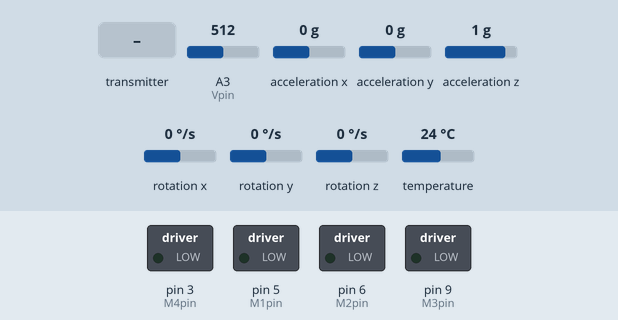
The sketch below on a simulated Arduino Uno, built with avr-gcc and run on an emulated ATmega328P. On the bench: switched loads named in the sketch (green lamp = pin HIGH). Inputs (shaded band) come from the test bench; at power-on: acceleration x 0 g, acceleration z 1 g, A3 (Vpin) = 512, acceleration y 0 g, rotation x 0 °/s, rotation y 0 °/s, rotation z 0 °/s, temperature 24 °C. No radio packets arrive unless stated.

Above: at 11.5 s.
11.6 s: the transmitter starts sending ThXval = 100
At 12.1 s:
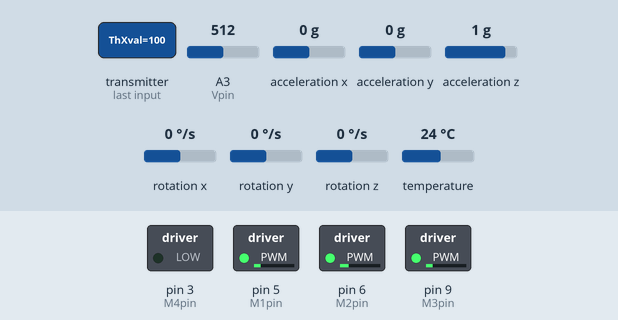
13.1 s: acceleration x set to -1.4 g
16.1 s: acceleration z set to 0.1 g
19.1 s: acceleration z set to -0.2 g
At 21.9 s:
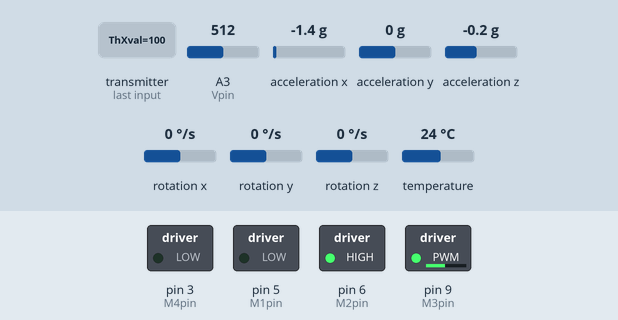
22.1 s: the transmitter starts sending RoXval = 100
At 23.4 s:
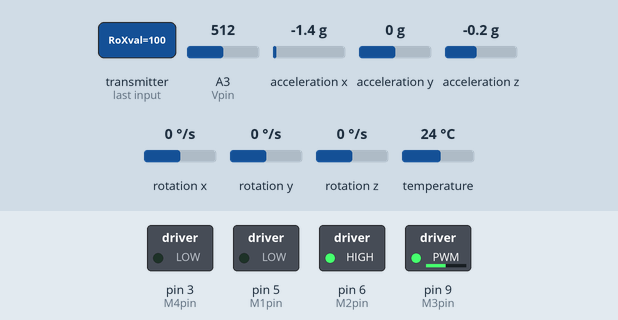
23.8 s: the transmitter starts sending ThYval = 100
At 24.7 s:
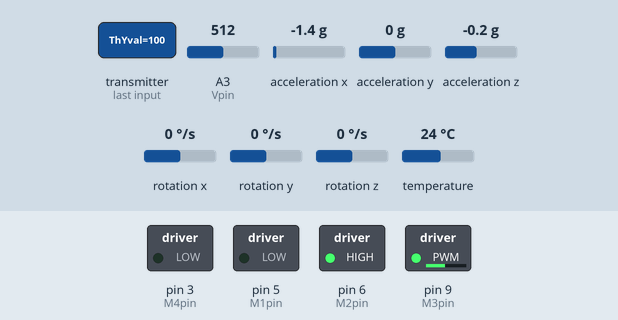
Timing chart, 0 to 26.3 s (numbered marks = the images above; inputs shaded):
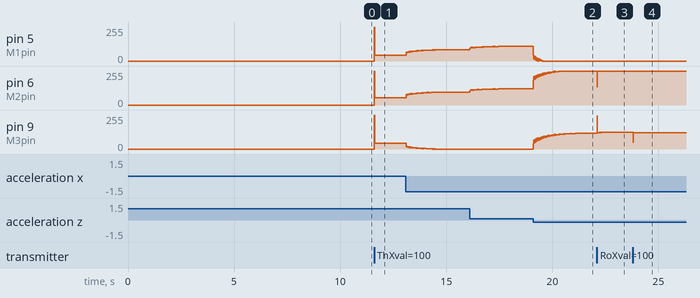

The sketch:

DRONEcode.ino
```cpp
#include <SPI.h>
#include <RF24.h>
#include <nRF24L01.h>
#include <Adafruit_MPU6050.h>
#include <Adafruit_Sensor.h>
#include <Wire.h>
#include <math.h>

// MOTORS PINS
int M1pin = 5;
int M2pin = 6;
int M3pin = 9;
int M4pin = 3;
int M1;
int M2;
int M3;
int M4;

// VOLTMETER
int Vpin = A3;

struct Volts {
  float Vin;
  float Vout;
  float Vp;
};

Volts Vdata;

float readBattery();

// setting up MPU
Adafruit_MPU6050 mpu;

sensors_event_t a, g, temp;

int RateCalibrationNum;
float RateCalibrationRoll = 0;
float RateCalibrationYaw = 0;
float RateCalibrationPitch = 0;
float RateRoll;
float RatePitch;
float RateYaw;
float DesiredRoll = 0;
float DesiredPitch = 0;
float DesiredYaw = 0;
float Throttle = 0;
float AngleRoll;
float AnglePitch;
float ErrorRoll;
float ErrorPitch;
float ErrorYaw;
float AccAngleRoll;
float AccAnglePitch;
float AccX;
float AccY;
float AccZ;
float Kp_Roll = 0.8;
float Kp_Pitch = 0.8;
float Kp_Yaw = 0.6;
float Kd_Roll = 0.25;
float Kd_Pitch = 0.25;
float Kd_Yaw = 0.15;
float RollCorrection;
float PitchCorrection;
float YawCorrection;
float PreviousErrorRoll = 0;
float PreviousErrorPitch = 0;
float PreviousErrorYaw = 0;
float D_Roll;
float D_Pitch;
float D_Yaw;

// data to receive
struct ControllerData {
  float ThXval;
  float ThYval;
  float RoXval;
  float RoYval;
};

ControllerData Cdata;

// TIME STEP
float dt = 0.004;
unsigned long previousTime = 0;

// FAILSAFE
unsigned long lastPacketTime = 0;
const unsigned long FAILSAFE_TIMEOUT = 500;
bool failsafe = false;

// setting up RADIO
int CE = 8;
int CSN = 7;

const byte addresses[][6] = {"00001", "00002"}; //00001 to receive Cdata and 00002 to transmit Vdata

RF24 radio(CE,CSN);

void setup() {
  //MOTOR PINS
  Serial.begin(9600);
  pinMode(M1pin,OUTPUT);
  pinMode(M2pin,OUTPUT);
  pinMode(M3pin,OUTPUT);
  pinMode(M4pin,OUTPUT);

  //VOLTMETER
  pinMode(Vpin,INPUT);

  //RADIO
  radio.begin();
  radio.openWritingPipe(addresses[1]); //transmitter
  radio.openReadingPipe(1,addresses[0]); //receiver
  radio.setPALevel(RF24_PA_MAX);

  //MPU
  mpu.begin();
  mpu.setAccelerometerRange(MPU6050_RANGE_2_G);
  mpu.setGyroRange(MPU6050_RANGE_500_DEG);
  mpu.setFilterBandwidth(MPU6050_BAND_21_HZ);

  //MPU CALIBRATION
  for (RateCalibrationNum=0; RateCalibrationNum<3000; RateCalibrationNum++) {
    mpu.getEvent(&a, &g, &temp);
    RateCalibrationRoll += (g.gyro.x*180.)/M_PI;
    RateCalibrationPitch += (g.gyro.y*180.)/M_PI;
    RateCalibrationYaw += (g.gyro.z*180.)/M_PI;
    delay(1);

  }
  RateCalibrationRoll /= 3000.;
  RateCalibrationPitch /= 3000.;
  RateCalibrationYaw /= 3000.;

}

void loop() {
  delay(1);

// VOLTMETER
  long sum = 0;
  for (int i = 0; i < 10; i++) {
    sum += analogRead(Vpin);
    delayMicroseconds(200);
  }
  Vdata.Vin = (sum / 10.0) * (5.0 / 1023.0);
  Vdata.Vp = (1000.0 / 9.0) * Vdata.Vin - (1100.0 / 3.0);

// RADIO
radio.stopListening();
radio.write(&Vdata, sizeof(Vdata));

radio.startListening();

bool gotPacket = false;
unsigned long started = millis();

  while (millis() - started < 5) {
    if (radio.available()) {
      radio.read(&Cdata, sizeof(Cdata));
      gotPacket = true;
      lastPacketTime = millis();          //update last successful receive
      break;
    }
  }

  //failsafe check
  if (millis() - lastPacketTime > FAILSAFE_TIMEOUT) {
    failsafe = true;
  }
  else {
    failsafe = false;
  }

// MAPPING VALUES
  if (failsafe) {
    Throttle     = 0;
    DesiredRoll  = 0;
    DesiredPitch = 0;
    DesiredYaw   = 0;
  }
  else {
  Throttle = map(Cdata.ThXval, 0, 1023, 0, 255);
  DesiredRoll = map(Cdata.RoYval, 0, 1023, -30, 30);
  DesiredPitch = map(Cdata.RoXval, 0, 1023, -30, 30);
  DesiredYaw = map(Cdata.ThYval, 0, 1023, -30, 30);
  }

// MPU
  mpu.getEvent(&a, &g, &temp);

  RateRoll = (g.gyro.x * 180.0)/M_PI - RateCalibrationRoll;
  RatePitch = (g.gyro.y * 180.0)/M_PI - RateCalibrationPitch;
  RateYaw = (g.gyro.z * 180.0)/M_PI - RateCalibrationYaw;

  AccX = a.acceleration.x;
  AccY = a.acceleration.y;
  AccZ = a.acceleration.z;

  //calculate dt (time step in seconds)
  //needed because gyro gives me angular velocity and I need just the angle
  unsigned long currentTime = micros();
  dt = (currentTime - previousTime) / 1000000.0;
  previousTime = currentTime;
  if (dt > 0.1) dt = 0.004;

  AccAngleRoll = atan2(AccY, AccZ) * 180.0 / M_PI;
  AccAnglePitch = atan2(-AccX, sqrt(AccY*AccY + AccZ*AccZ))*180.0/M_PI;

  //complementary filter
  //gyro drifts with time so accelerometer is better in long term
  // Angle = # * (Angle + GyroRate * dt) + (1-#)*AccelAngle
  AngleRoll = 0.98*(AngleRoll + RateRoll *dt) + 0.02*AccAngleRoll; //98% gyro and 2% acc because I won't fly long
  AnglePitch = 0.98*(AnglePitch + RatePitch * dt) + 0.02*AccAnglePitch;

  //errors
  ErrorRoll = DesiredRoll - AngleRoll;
  ErrorPitch = DesiredPitch - AnglePitch;
  ErrorYaw = DesiredYaw - RateYaw;

  //PD controller
  D_Roll = (ErrorRoll - PreviousErrorRoll) / dt;
  D_Pitch = (ErrorPitch - PreviousErrorPitch) / dt;
  D_Yaw = (ErrorYaw - PreviousErrorYaw) / dt;

  RollCorrection = (ErrorRoll * Kp_Roll) + (D_Roll * Kd_Roll);
  PitchCorrection = (ErrorPitch * Kp_Pitch) + (D_Pitch * Kd_Pitch);
  YawCorrection = (ErrorYaw * Kp_Yaw) + (D_Yaw * Kd_Yaw);

  //saving errors for the next loop
  PreviousErrorRoll = ErrorRoll;
  PreviousErrorPitch = ErrorPitch;
  PreviousErrorYaw = ErrorYaw;

  M1 = Throttle - PitchCorrection + RollCorrection - YawCorrection;
  M2 = Throttle - PitchCorrection - RollCorrection + YawCorrection;
  M3 = Throttle + PitchCorrection - RollCorrection - YawCorrection;
  M4 = Throttle + PitchCorrection + RollCorrection + YawCorrection;

  M1 = constrain(M1, 0, 255); //limits the M values to 0-255 as this are the values that the motor driver reads
  M2 = constrain(M2, 0, 255);
  M3 = constrain(M3, 0, 255);
  M4 = constrain(M4, 0, 255);

  if (Throttle < 15) {
    M1 = 0;
    M2 = 0;
    M3 = 0;
    M4 = 0;
}

  //sending to the motor
  analogWrite(M1pin, M1);
  analogWrite(M2pin, M2);
  analogWrite(M3pin, M3);
  analogWrite(M4pin, M4);
}
```

Measured:
- the behaviour switches between 0 and -0.1 g on acceleration z (found by bisection; images 1 and 2)
- after the input at 11.6 s, pin 5 (M1pin), pin 9 (M3pin): 0/255 → 42/255 at once; pin 6 (M2pin): 0/255 → 54/255 at once
- after the input at 22.1 s, pin 6 (M2pin): 255/255 → 134/255 at once, → 255/255 0.01 s later
- after the input at 23.8 s, pin 9 (M3pin): 124/255 → 121/255 at once
